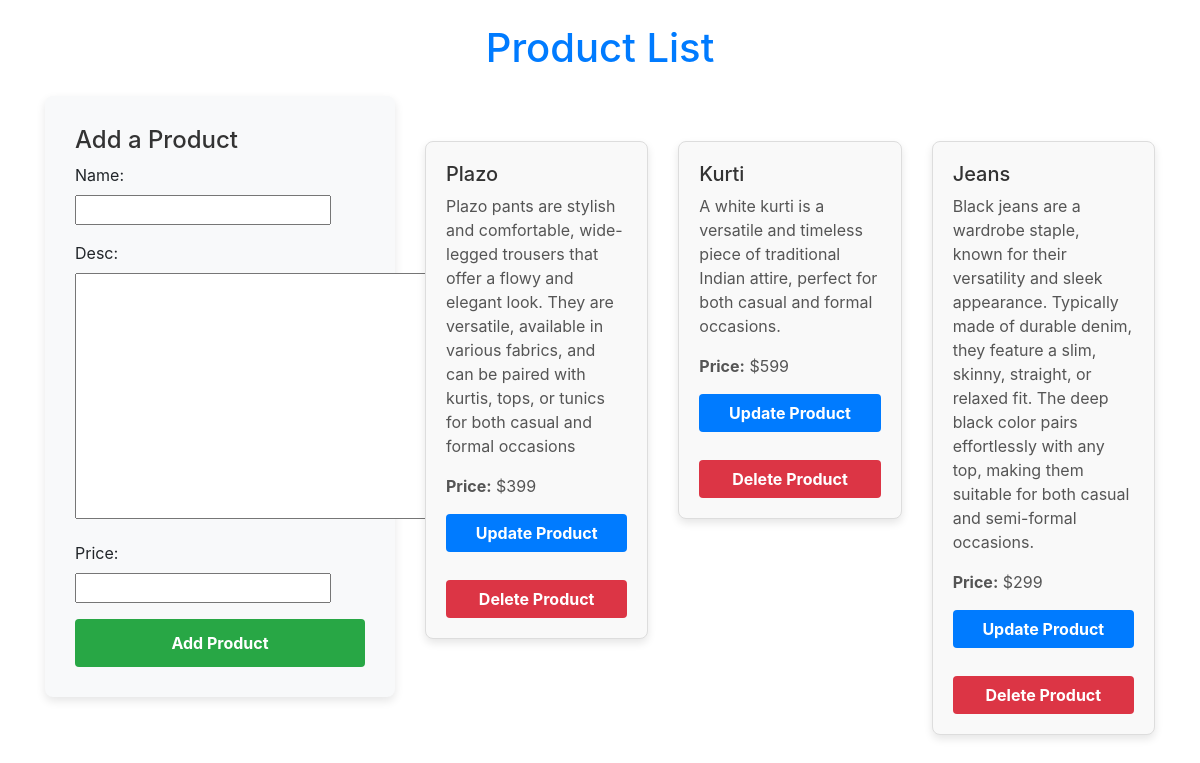
The page / on the database its author committed.
### clothing/models.py (models this page shows)
class Product(models.Model):
    name = models.CharField(max_length=100)
    desc = models.TextField()
    price = models.IntegerField()

### clothing/views.py (the view)
# urls.py: path('', views.home,name='home'),
def home(request):
    if request.method == 'POST':
        fm=ProductForm(request.POST)
        if fm.is_valid():
            nm = fm.cleaned_data['name']
            em = fm.cleaned_data['desc']
            pw = fm.cleaned_data['price']
            reg = Product(name=nm,desc=em,price=pw)
            reg.save()
            fm=ProductForm() #clear the form
    else:
         fm = ProductForm() #initialize the form
    prod = Product.objects.all()#fetching all data
    return render(request,"clothing/home.html",{"prod":prod, "fm":fm})

### clothing/forms.py
class ProductForm(forms.ModelForm):
    class Meta:
        model= Product
        fields = ["name","desc","price"]

### clothing/templates/clothing/home.html (shortened to what this page needs)
<!DOCTYPE html>
<html lang="en">
<head>
    <link rel="stylesheet" href="https://maxcdn.bootstrapcdn.com/bootstrap/4.5.2/css/bootstrap.min.css">
</head>
<body>
<div class="container">
    <h1 class="my-4 text-center text-primary">Product List</h1>
    <div class="row">
        <div class="col-md-4">
            <div class="form-container">
                <h3>Add a Product</h3>
                <form action="" method="POST">
                    {{ fm.as_p }}
                    <input type="submit" class="btn btn-success" value="Add Product">
                </form>
            </div>
        </div>
        <div class="col-md-8 product-list">
            <div class="row">
                {% for pro in prod %}
                <div class="col-md-4">
                    <div class="product-card">
                        <h3>{{ pro.name }}</h3>
                        <p>{{ pro.desc }}</p>
                        <p><strong>Price:</strong> ${{ pro.price }}</p>
                        <form action="{% url 'update_data' pro.id %}" method="GET" class="mb-2">
                            <button type="submit" class="btn btn-update">Update Product</button>
                        </form>
                        <form action="{% url 'deletedata' pro.id %}" method="POST">
                            <button type="submit" class="btn btn-delete">Delete Product</button>
                        </form>
                    </div>
                </div>
                {% endfor %}
            </div>
        </div>
    </div>
</div>
</body>
</html>
</body>
</html>

### clothing/templates/clothing/home.html (style rules this page uses)
.product-card { margin: 15px 0; padding: 20px; border: 1px solid #ddd; border-radius: 8px; background-color: #f9f9f9; box-shadow: 0 4px 8px rgba(0, 0, 0, 0.1); }
.product-card h3 { color: #333; font-size: 1.25rem; }
.product-card p { font-size: 1rem; color: #555; }
.form-container { padding: 30px; border-radius: 8px; background-color: #f8f9fa; box-shadow: 0 4px 10px rgba(0, 0, 0, 0.1); }
.form-container h3 { color: #333; font-size: 1.5rem; }
.form-container input[type="submit"] { background-color: #28a745; color: white; font-weight: bold; border-radius: 4px; width: 100%; padding: 12px; border: none; }
.product-list { margin-top: 30px; }
.col-md-8 { margin-bottom: 30px; }
.btn-delete { background-color: #dc3545; color: white; font-weight: bold; width: 100%; margin-top: 10px; }
.btn-update { background-color: #007bff; color: white; font-weight: bold; width: 100%; margin-bottom: 10px; }

### rows shown on the page
Product: name "Plazo", desc "Plazo pants are stylish and comfortable, wide-legged trousers that offer a flowy and elegant look. They are versatile, available in various fabrics, and can be paired with kurtis, tops, or tunics for both casual and formal occasions", price "399"
Product: name "Kurti", desc "A white kurti is a versatile and timeless piece of traditional Indian attire, perfect for both casual and formal occasions.", price "599"
Product: name "Jeans", desc "Black jeans are a wardrobe staple, known for their versatility and sleek appearance. Typically made of durable denim, they feature a slim, skinny, straight, or relaxed fit. The deep black color pairs effortlessly with any top, making them suitable for both casual and semi-formal occasions.", price "299"
